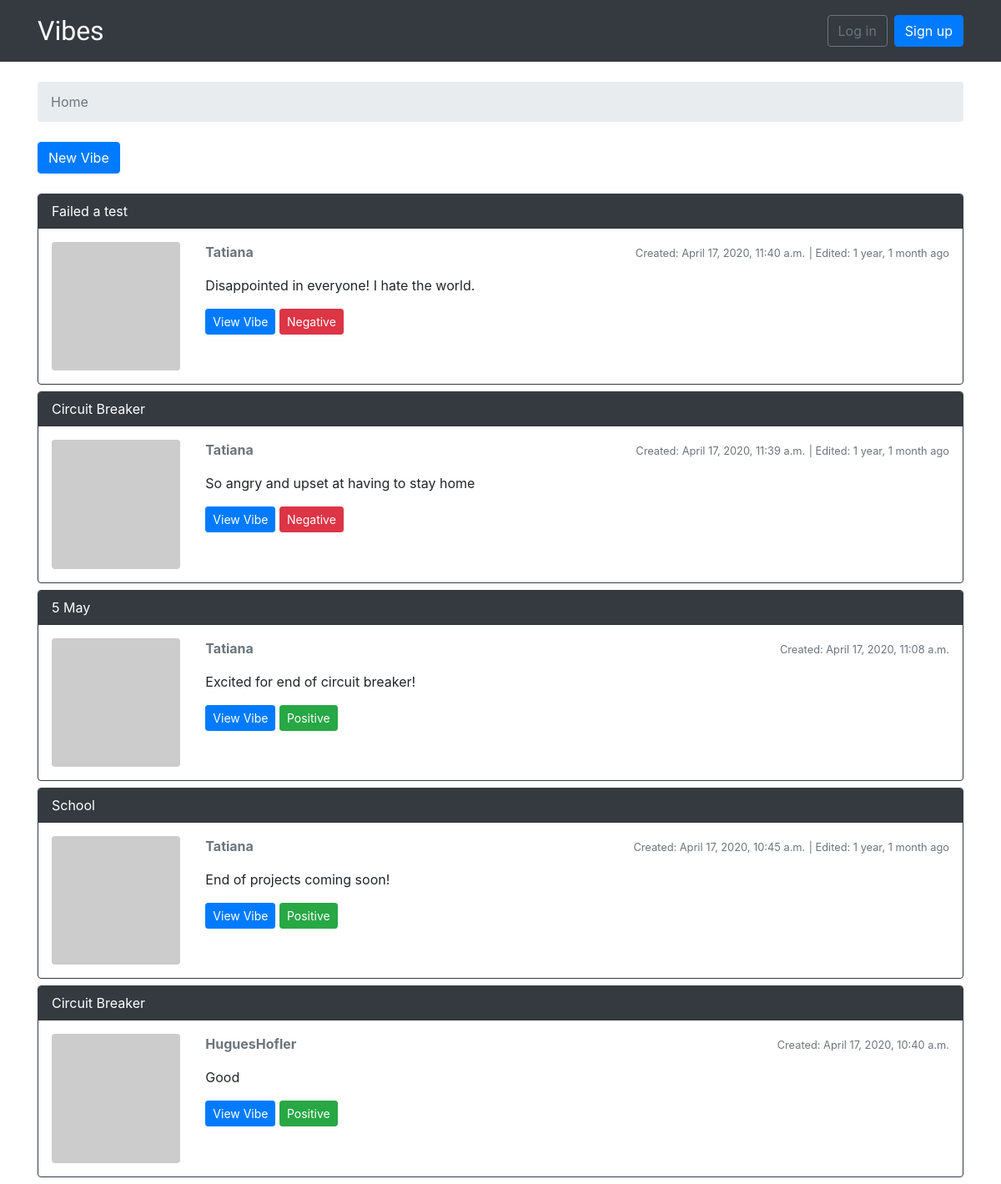
The page / on the database its author committed.
### Platform/models.py (models this page shows, shortened)
class Vibe(models.Model):
    title = models.CharField(max_length=255)
    body = models.TextField(max_length=4000)
    topics = models.CharField(max_length=255, null=True, blank=True)
    created_by = models.ForeignKey(User, related_name='vibe_author', on_delete=models.CASCADE)
    created_at = models.DateTimeField(auto_now_add=True)
    edited_at = models.DateTimeField(null=True, blank=True)
    sentiment = models.CharField(null=True, max_length=8)
    def get_body_as_markdown(self):
        return mark_safe(markdown(self.body, safe_mode='escape'))

### Platform/views.py (the view)
# urls.py: 2. Add a URL to urlpatterns:  path('', views.home, name='home')
def home(request):
    vibes = Vibe.objects.all()
    return render(request, 'home.html', {'vibes': vibes})

### Platform/templatetags/gravatar.py (called while the page is built)
@register.filter
def gravatar(user):
    email = user.email.lower().encode('utf-8')
    default = 'mm'
    size = 256
    url = 'https://www.gravatar.com/avatar/{md5}?{params}'.format(
        md5=hashlib.md5(email).hexdigest(),
        params=urlencode({'d': default, 's': str(size)})
    )
    return url

### templates/home.html
{% extends 'base.html' %}
{% load static humanize gravatar %}
{% block breadcrumb %}
    <li class="breadcrumb-item active">Home</li>
{% endblock %}
{% block content %}
  <div class="mb-4">
    <a href="{% url 'new_vibe' %}" class="btn btn-primary">New Vibe</a>
  </div>
    {% for vibe in vibes reversed %}
    <div class="card mb-2 border-dark">
      <div class="card-header text-white bg-dark py-2 px-3">{{ vibe.title }}</div>
      <div class="card-body p-3">
        <div class="row">
          <div class="col-2">
            <img src="{{ vibe.created_by|gravatar }}" alt="{{ vibe.created_by.username }}" class="w-100 rounded">
          </div>
          <div class="col-10">
            <div class="row mb-3">
              <div class="col-6">
                <strong class="text-muted">{{ vibe.created_by.username }}</strong>
              </div>
              <div class="col-6 text-right">
                <small class="text-muted">Created: {{ vibe.created_at }}</small>
                {% if vibe.edited_at %}
                 <small class="text-muted"> | Edited: {{ vibe.edited_at|naturaltime }}</small>
                  {% endif %}
              </div>
            </div>
            {{ vibe.get_body_as_markdown }}
              <div class="mt-3">
                <a href="{% url 'vibe' vibe.pk %}" class="btn btn-primary btn-sm" role="button">View Vibe</a>
                  {% if vibe.sentiment == 'Positive' %}
                  <button type="button" class="btn btn-success btn-sm">{{ vibe.sentiment }}</button>
                  {% elif vibe.sentiment == 'Negative' %}
                  <button type="button" class="btn btn-danger btn-sm">{{ vibe.sentiment }}</button>
                  {% elif vibe.sentiment == 'Neutral' %}
                  <button type="button" class="btn btn-secondary btn-sm">{{ vibe.sentiment }}</button>
                  {% endif %}
              </div>
          </div>
        </div>
      </div>
    </div>
    {% endfor %}
{% endblock %}

### templates/base.html (shortened to what this page needs)
{% load static %}<!DOCTYPE html>
<html>
  <head>
    <link rel="stylesheet" href="{% static 'css/bootstrap.min.css' %}">
    <link rel="stylesheet" href="{% static 'css/app.css' %}">
  </head>
  <body>
    {% block body %}
      <nav class="navbar navbar-expand-sm navbar-dark bg-dark">
        <div class="container">
          <a class="navbar-brand" href="{% url 'home' %}">Vibes</a>
          <div class="collapse navbar-collapse" id="mainMenu">
            {% if user.is_authenticated %}
              <ul class="navbar-nav ml-auto">
                <li class="nav-item dropdown">
                  <a class="nav-link dropdown-toggle" href="#" id="userMenu" data-toggle="dropdown" aria-haspopup="true" aria-expanded="false">
                    {{ user.username }}
                  </a>
                  <div class="dropdown-menu dropdown-menu-right" aria-labelledby="userMenu">
                    <a class="dropdown-item" href="{% url 'my_account' %}">My account</a>
                    <a class="dropdown-item" href="{% url 'password_change' %}">Change password</a>
                    <div class="dropdown-divider"></div>
                    <a class="dropdown-item" href="{% url 'logout' %}">Log out</a>
                  </div>
                </li>
              </ul>
            {% else %}
              <form class="form-inline ml-auto">
                <a href="{% url 'login' %}" class="btn btn-outline-secondary">Log in</a>
                <a href="{% url 'signup' %}" class="btn btn-primary ml-2">Sign up</a>
              </form>
            {% endif %}
          </div>
        </div>
      </nav>
    <div class="container">
      <ol class="breadcrumb my-4">
        {% block breadcrumb %}
        {% endblock %}
      </ol>
      {% block content %}
      {% endblock %}
    </div>
  {% endblock body %}
  </body>
</html>

### static/css/app.css (style rules this page uses)
.navbar-brand { font-family: 'Bungee Shade', cursive; font-size: xx-large; }

### rows shown on the page
Vibe: title "Failed a test", created_by.username "Tatiana", created_at "April 17, 2020, 11:40 a.m.", edited_at "1 year, 1 month ago", get_body_as_markdown "Disappointed in everyone! I hate the world.", sentiment "Negative"
Vibe: title "Circuit Breaker", created_by.username "Tatiana", created_at "April 17, 2020, 11:39 a.m.", edited_at "1 year, 1 month ago", get_body_as_markdown "So angry and upset at having to stay home", sentiment "Negative"
Vibe: title "5 May", created_by.username "Tatiana", created_at "April 17, 2020, 11:08 a.m.", get_body_as_markdown "Excited for end of circuit breaker!", sentiment "Positive"
Vibe: title "School", created_by.username "Tatiana", created_at "April 17, 2020, 10:45 a.m.", edited_at "1 year, 1 month ago", get_body_as_markdown "End of projects coming soon!", sentiment "Positive"
Vibe: title "Circuit Breaker", created_by.username "HuguesHofler", created_at "April 17, 2020, 10:40 a.m.", get_body_as_markdown "Good", sentiment "Positive"
